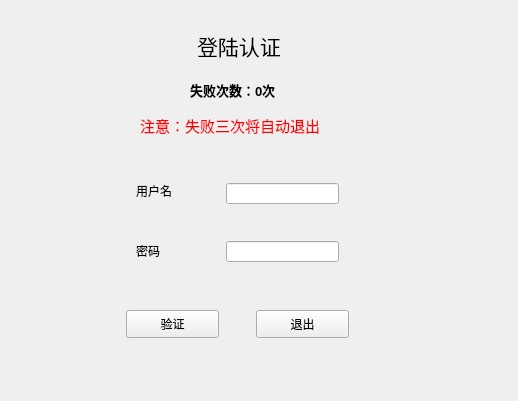
<?xml version="1.0" encoding="UTF-8"?>
<ui version="4.0">
 <class>Form</class>
 <widget class="QWidget" name="Form">
  <property name="geometry">
   <rect>
    <x>0</x>
    <y>0</y>
    <width>518</width>
    <height>401</height>
   </rect>
  </property>
  <property name="sizePolicy">
   <sizepolicy hsizetype="Expanding" vsizetype="Expanding">
    <horstretch>1</horstretch>
    <verstretch>1</verstretch>
   </sizepolicy>
  </property>
  <property name="windowTitle">
   <string>用户登陆</string>
  </property>
  <widget class="QLabel" name="label">
   <property name="geometry">
    <rect>
     <x>136</x>
     <y>183</y>
     <width>72</width>
     <height>15</height>
    </rect>
   </property>
   <property name="sizePolicy">
    <sizepolicy hsizetype="Expanding" vsizetype="Expanding">
     <horstretch>1</horstretch>
     <verstretch>1</verstretch>
    </sizepolicy>
   </property>
   <property name="text">
    <string>用户名</string>
   </property>
  </widget>
  <widget class="QLabel" name="label_2">
   <property name="geometry">
    <rect>
     <x>136</x>
     <y>243</y>
     <width>72</width>
     <height>15</height>
    </rect>
   </property>
   <property name="sizePolicy">
    <sizepolicy hsizetype="Expanding" vsizetype="Expanding">
     <horstretch>1</horstretch>
     <verstretch>1</verstretch>
    </sizepolicy>
   </property>
   <property name="text">
    <string>密码</string>
   </property>
  </widget>
  <widget class="QLineEdit" name="username">
   <property name="geometry">
    <rect>
     <x>226</x>
     <y>183</y>
     <width>113</width>
     <height>21</height>
    </rect>
   </property>
   <property name="sizePolicy">
    <sizepolicy hsizetype="Expanding" vsizetype="Expanding">
     <horstretch>1</horstretch>
     <verstretch>1</verstretch>
    </sizepolicy>
   </property>
  </widget>
  <widget class="QLineEdit" name="password">
   <property name="geometry">
    <rect>
     <x>226</x>
     <y>241</y>
     <width>113</width>
     <height>21</height>
    </rect>
   </property>
   <property name="sizePolicy">
    <sizepolicy hsizetype="Expanding" vsizetype="Expanding">
     <horstretch>1</horstretch>
     <verstretch>1</verstretch>
    </sizepolicy>
   </property>
  </widget>
  <widget class="QPushButton" name="verification">
   <property name="geometry">
    <rect>
     <x>126</x>
     <y>310</y>
     <width>93</width>
     <height>28</height>
    </rect>
   </property>
   <property name="sizePolicy">
    <sizepolicy hsizetype="Expanding" vsizetype="Expanding">
     <horstretch>1</horstretch>
     <verstretch>1</verstretch>
    </sizepolicy>
   </property>
   <property name="text">
    <string>验证</string>
   </property>
  </widget>
  <widget class="QPushButton" name="exit">
   <property name="geometry">
    <rect>
     <x>256</x>
     <y>310</y>
     <width>93</width>
     <height>28</height>
    </rect>
   </property>
   <property name="sizePolicy">
    <sizepolicy hsizetype="Expanding" vsizetype="Expanding">
     <horstretch>1</horstretch>
     <verstretch>1</verstretch>
    </sizepolicy>
   </property>
   <property name="text">
    <string>退出</string>
   </property>
  </widget>
  <widget class="QLabel" name="label_3">
   <property name="geometry">
    <rect>
     <x>197</x>
     <y>30</y>
     <width>121</width>
     <height>31</height>
    </rect>
   </property>
   <property name="text">
    <string>&lt;html&gt;&lt;head/&gt;&lt;body&gt;&lt;p&gt;&lt;span style=&quot; font-size:16pt;&quot;&gt;登陆认证&lt;/span&gt;&lt;/p&gt;&lt;/body&gt;&lt;/html&gt;</string>
   </property>
  </widget>
  <widget class="QLabel" name="label_4">
   <property name="geometry">
    <rect>
     <x>140</x>
     <y>110</y>
     <width>221</width>
     <height>31</height>
    </rect>
   </property>
   <property name="text">
    <string>&lt;html&gt;&lt;head/&gt;&lt;body&gt;&lt;p&gt;&lt;span style=&quot; font-size:11pt; color:#ff0000;&quot;&gt;注意：失败三次将自动退出&lt;/span&gt;&lt;/p&gt;&lt;/body&gt;&lt;/html&gt;</string>
   </property>
  </widget>
  <widget class="QLabel" name="failnum">
   <property name="geometry">
    <rect>
     <x>190</x>
     <y>80</y>
     <width>131</width>
     <height>21</height>
    </rect>
   </property>
   <property name="text">
    <string>&lt;html&gt;&lt;head/&gt;&lt;body&gt;&lt;p&gt;&lt;span style=&quot; font-size:10pt; font-weight:600;&quot;&gt;失败次数：0次&lt;/span&gt;&lt;/p&gt;&lt;/body&gt;&lt;/html&gt;</string>
   </property>
  </widget>
 </widget>
 <resources/>
 <connections/>
</ui>
